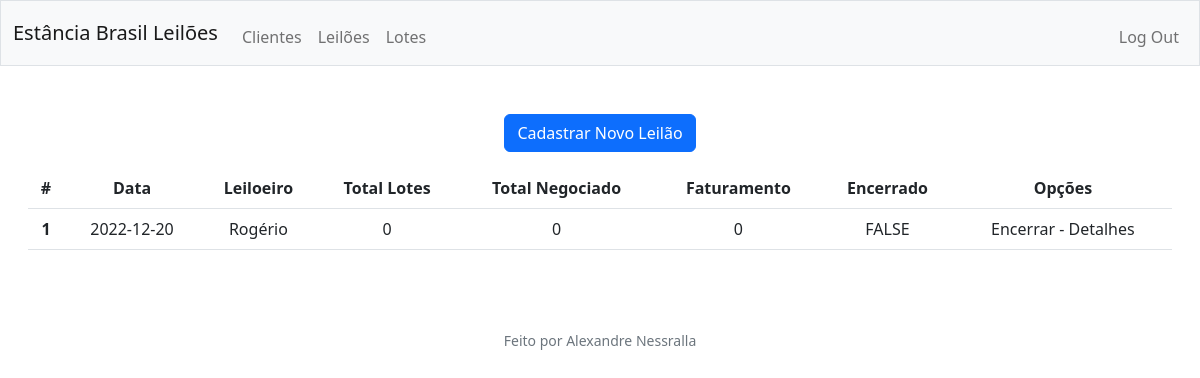
Page /leiloes (signed in) on the committed database.
### tables this page shows
CREATE TABLE leiloes (
    leilaoId INTEGER PRIMARY KEY AUTOINCREMENT,
    created TIMESTAMP NOT NULL DEFAULT CURRENT_TIMESTAMP,
    dia DATE NOT NULL,
    lugar TEXT NOT NULL,
    leiloeiro TEXT NOT NULL,
    qtdLotes INTEGER,
    encerrado BOOLEAN DEFAULT FALSE,
    vlrMov TEXT,
    totalCom TEXT
);

### app.py (the view)
@app.route('/leiloes')
@login_requireds
def leiloes():
    rows = cur.execute("SELECT * FROM leiloes")
    leiloes = rows.fetchall()
    return render_template('leiloes.html',leiloes=leiloes)

### helpers.py (called while the page is built)
def login_requireds(f):
    @wraps(f)
    def decorated_function(*args, **kwargs):
        if session.get("user_id") is None:
            return redirect("/login")
        return f(*args, **kwargs)
    return decorated_function

### templates/leiloes.html (shortened to what this page needs)
{% extends "layout.html" %}
{% block main %}
<div>
    <button class="btn btn-primary" ><a style="text-decoration:none; color: #fff;"  href="./cadLeilao">Cadastrar Novo Leilão</a></button>
</div>
<div class="w-80 p-3">
    <table class="table table-hover">
        <thead>
          <tr>
            <th scope="col">#</th>
            <th scope="col">Data</th>
            <th scope="col">Leiloeiro</th>
            <th scope="col">Total Lotes</th>
            <th scope="col">Total Negociado</th>
            <th scope="col">Faturamento</th>
            <th scope="col">Encerrado</th>
            <th scope="col">Opções</th>
          </tr>
        </thead>
        <tbody>
          {% for leilao in leiloes %}
          <tr>
            <th scope="row">{{leilao[0]}}</th>
            <td>{{leilao[2]}}</td>
            <td>{{leilao[4]}}</td>
            <td>{{leilao[5]}}</td>
            <td>{{leilao[7]}}</td>
            <td>{{leilao[8]}}</td>
            <td>{{leilao[6]}}</td>
            <td>Encerrar - Detalhes</td>
          </tr>
          {% endfor %}
        </tbody>
      </table>
</div>
{% endblock %}

### rows in the picture
leiloes: leilaoId "1", dia "2022-12-20", leiloeiro "Rogério", qtdLotes "0", vlrMov "0", totalCom "0", encerrado "FALSE"
